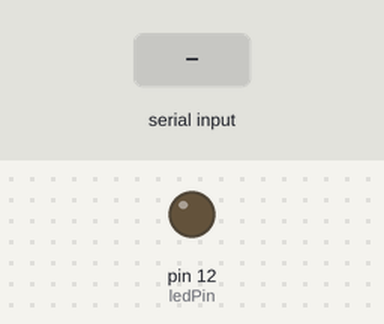
A sketch run on a simulated Arduino Uno, built with avr-gcc and run on an emulated ATmega328P. Shown: output pins drawn as LEDs (lit = HIGH). The inputs (shaded band) are chosen by the test bench.

Above: at 1.2 s.
1.3 s: "1" received over Serial
At 1.9 s:
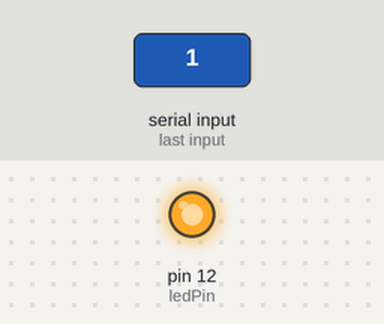
Timing chart, 0 to 4.3 s (numbered marks = the images above; inputs shaded):
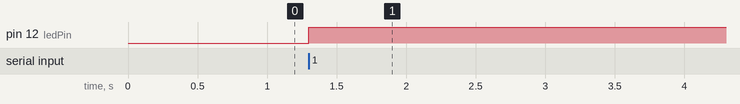

Measured:
- after the input at 1.3 s, pin 12 (ledPin): LOW → HIGH at once

The sketch:

CNCArd.ino
```cpp
#include <Arduino.h>
const int ledPin = 12;  // Define the digital output pin

void setup() {
  Serial.begin(9600);
  pinMode(ledPin, OUTPUT);  // Set the digital output pin as an output
}

void loop() {
  if (Serial.available() > 0) {
    // Discard the incoming byte
    Serial.read();
    digitalWrite(12, HIGH);
  }
}
```
